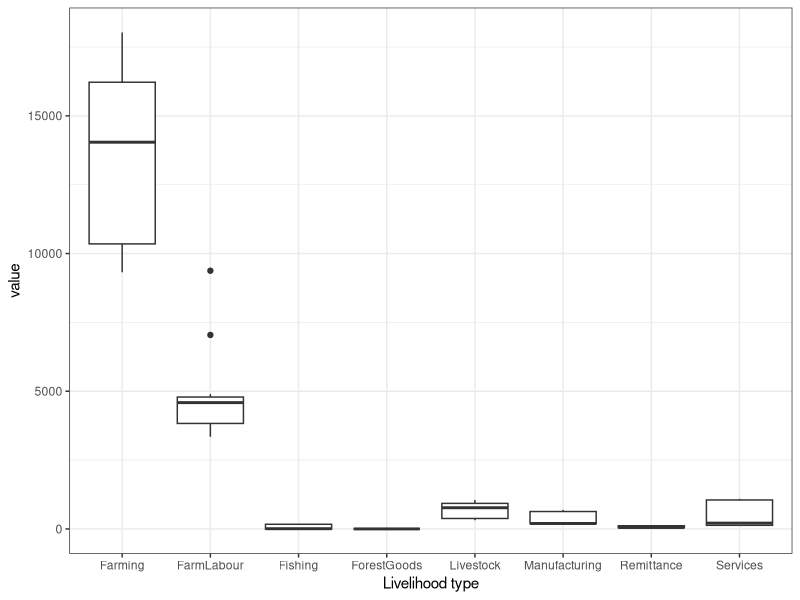

The R source for this figure:

library(tidyverse)
library(readxl)
library(zoo)

lazar_data <- read_xlsx("Lazar_data.xlsx", sheet = "Typical expenditure levels", skip = 1) %>%
  select(-1) %>% rename("type" = "...2") 

lazar_data_longer <- lazar_data %>% pivot_longer(cols = c("1991", "1995", 
                                                             "2010", "2014")) %>%
  na.locf()
names(lazar_data_longer) = c("type", "level", "year", "value")



lazar_data_figs <- read_xlsx("Lazar_fig_data.xlsx", sheet = "Fig2 & Fig5 & FigS2.1", skip =1) %>%
  pivot_longer(cols = c(-"ArchetypeID", -"Livelihood type")) %>% 
  na.locf()
  
farming <- lazar_data_figs %>% filter(`Livelihood type` == "Farming")
farm_labor <- lazar_data_figs %>% filter(`Livelihood type` == "FarmLabour")
livestock <- lazar_data_figs %>% filter(`Livelihood type` == "Livestock")
remittances <- lazar_data_figs %>% filter(`Livelihood type` == "Remittance")
services <- lazar_data_figs %>% filter(`Livelihood type` == "Services")
fishing <- lazar_data_figs %>% filter(`Livelihood type` == "Fishing")

lazar_data_figs %>%
  filter(ArchetypeID == "AR3(SLO)") %>%
  ggplot()+
  geom_boxplot(aes(x =  `Livelihood type`, y = value)) +
  theme_bw()
  
  
  
  
  
  
